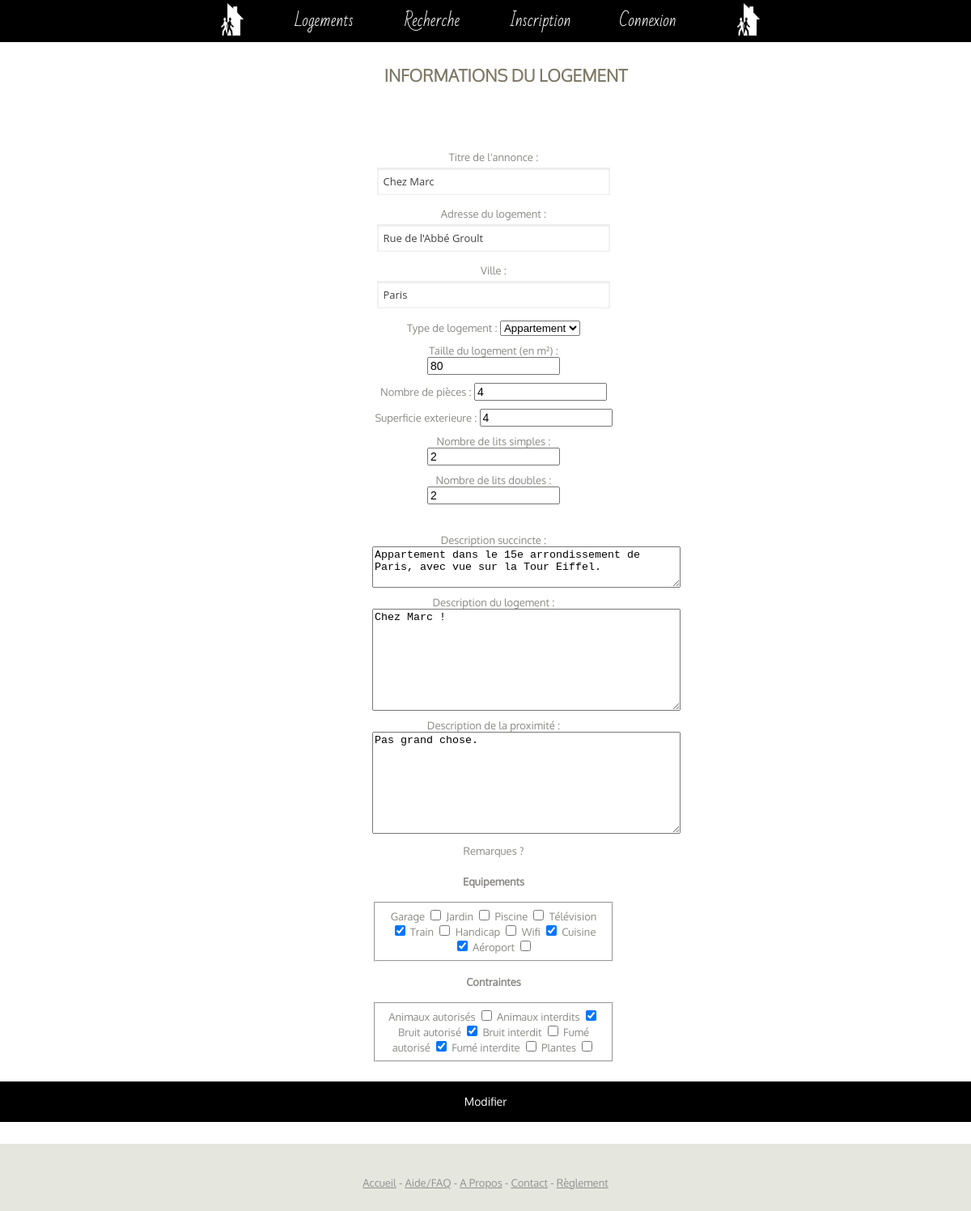
/modifier-annonce.php?idLogement=44, run on an earlier commit of the app's database.
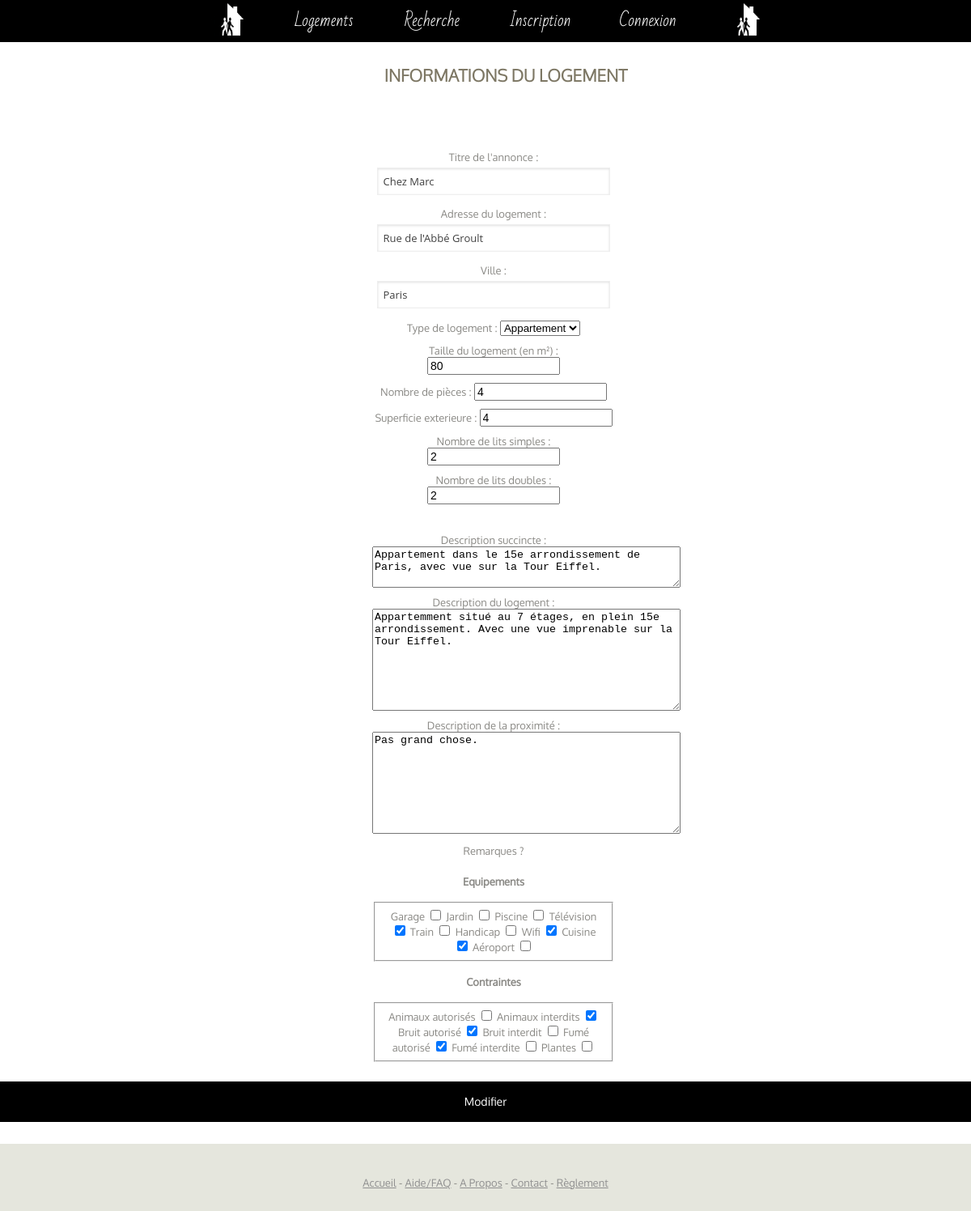
And on a later commit of the database.
### tables this page shows
CREATE TABLE `logements` (
`id` int(11) NOT NULL,
  `titre_annonce` varchar(20) NOT NULL DEFAULT '(plus d''annonce)',
  `adresse` varchar(255) NOT NULL,
  `surfaceInterieure` int(11) NOT NULL DEFAULT '1',
  `surfaceExterieure` int(11) DEFAULT '1',
  `nombrePieces` int(11) NOT NULL DEFAULT '1',
  `descriptionSuccincte` varchar(125) NOT NULL,
  `description` text,
  `nombreLitsSimples` int(11) DEFAULT '0',
  `nombreLitsDoubles` int(11) DEFAULT '0',
  `descriptionProximite` text,
  `membres_idMembres` int(11) NOT NULL,
  `types_idTypes` int(11) NOT NULL DEFAULT '2',
  `villes_id` int(11) NOT NULL,
  `nombreClick` int(10) unsigned NOT NULL DEFAULT '0'
);

### modifier-annonce.php (the view, shortened to what the changed rows need)
<?php require_once("config.php");
$idLogement  = $_GET["idLogement"] ;
try{
    $logement_info = $bdd -> prepare("SELECT nombrePieces, description, descriptionSuccincte, titre_annonce, surfaceInterieure, surfaceExterieure, nombreLitsSimples, nombreLitsDoubles, descriptionProximite, membres_idMembres, types_idTypes, adresse, villes_id
                                FROM logements WHERE id = $idLogement");
    $logement_info -> execute();
    $result = $logement_info -> fetch();
}catch(Exception $e){
        die('Erreur : '.$e->getMessage());
}
?>
<html>
    <head>
        <link href="style.css" rel="stylesheet" />
    </head>
    <body>
        <div id="wrapper">
            <form action="modifier-annonce2.php?idLogement=<?php echo $idLogement; ?>" method="post" class="register" enctype="multipart/form-data" accept-charset="utf-8">
                <div class="register-left-grid">
                    <div>
                        <label for="titre_annonce">Titre de l'annonce :</label><br/>
                        <input type="text" name="titre_annonce" value="<?php echo $result['titre_annonce']; ?>" required/>
                    </div>
                    <div>
                        <label for="adresse">Adresse du logement :</label><br/>
                        <input type="text" name="adresse" value="<?php echo $result['adresse']; ?>" required/>
                    </div>
                    <div>
                        <label for="type">Type de logement :</label>
                        <select name="type">
                            <option value="2" <?php if($result['types_idTypes']==2){echo 'selected="selected"';} ?> >Appartement</option>
                        </select>
                    </div>
                    <div>
                        <label for="surfaceInterieure">Taille du logement (en m²) :</label>
                        <input type="number" name="surfaceInterieure" value="<?php echo $result['surfaceInterieure']; ?>" required/>
                    </div>
                    <div>
                        <label for="nombrePieces">Nombre de pièces :</label>
                        <input type="number" name="nombrePieces" value="<?php echo $result['nombrePieces']; ?>" required/>
                    </div>
                    <div>
                        <label for="surfaceExterieure">Superficie exterieure :</label>
                        <input type="number" name="surfaceExterieure" value="<?php echo $result['surfaceExterieure']; ?>"/>
                    </div>
                    <div>
                        <label for="nombreLitsSimples">Nombre de lits simples :</label>
                        <input type="number" name="nombreLitsSimples" value="<?php echo $result['nombreLitsSimples']; ?>"/>
                    </div>
                    <div>
                        <label for="nombreLitsDoubles">Nombre de lits doubles :</label>
                        <input type="number" name="nombreLitsDoubles" value="<?php echo $result['nombreLitsDoubles']; ?>"/>
                    </div>
                    <br/>
                    <div>
                        <label for="descriptionSuccincte">Description succincte :</label>
                        <textarea name="descriptionSuccincte" rows="3" cols="45" required><?php echo $result['descriptionSuccincte']; ?></textarea>
                    </div>
                    <div>
                        <label for="description">Description du logement :</label>
                        <textarea name="description" rows="8" cols="45" ><?php echo $result['description']; ?></textarea>
                    </div>
                    <div>
                        <label for="descriptionProximite">Description de la proximité :</label>
                        <textarea name="descriptionProximite" rows="8" cols="45" ><?php echo $result['descriptionProximite']; ?></textarea>
                    </div>
                </div>
            </form>
        </div>
    </body>
</html>

What changed in the data, as far as the page shows it:
changed logements "Chez Marc": description "Chez Marc !" → "Appartemment situé au 7 étages, en plein 15e arrondissement. Avec une vue imprenable sur la Tour Eiffel."
